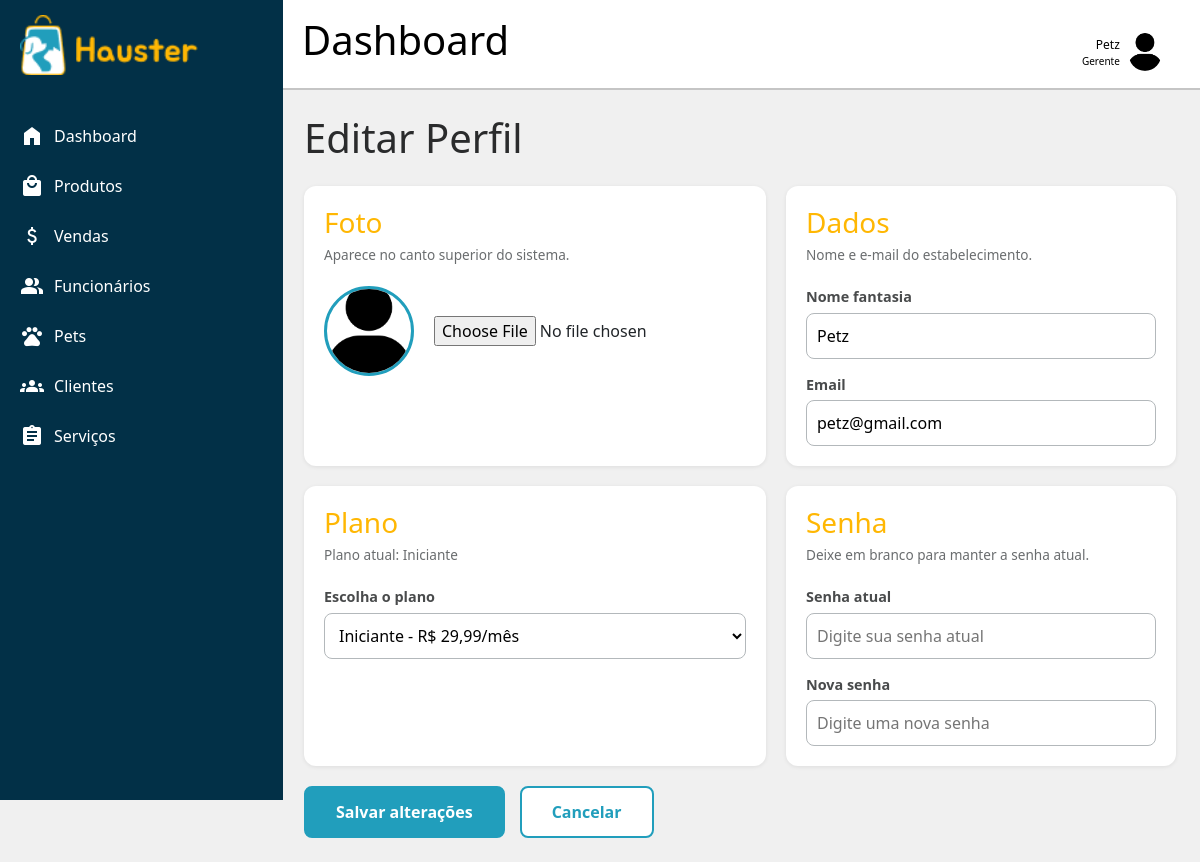
Screenshot of /dashboard.php?pagina=editar-perfil&idestabelecimento=18 (signed in) with the database file from the repository.
### tables this page shows
CREATE TABLE IF NOT EXISTS `estabelecimento` (
  `idestabelecimento` int(11) NOT NULL AUTO_INCREMENT,
  `nome_fantasia` varchar(45) NOT NULL,
  `cnpj` varchar(14) NOT NULL DEFAULT '',
  `email` varchar(45) NOT NULL,
  `senha` varchar(255) NOT NULL,
  `foto` varchar(255) DEFAULT NULL,
  `planos_idplanos` INT NOT NULL,
  PRIMARY KEY (`idestabelecimento`),
  UNIQUE KEY `cnpj_UNIQUE` (`cnpj`),
  CONSTRAINT fk_estabelecimento_planos1 FOREIGN KEY (planos_idplanos) REFERENCES planos (idplanos) ON DELETE NO ACTION ON UPDATE NO ACTION
);

CREATE TABLE IF NOT EXISTS planos (
  idplanos int(11) NOT NULL AUTO_INCREMENT,
  nome varchar(45) NOT NULL,  
  preco decimal(10,2) NOT NULL,
  PRIMARY KEY (idplanos)
);

### dashboard/editar-perfil.php (the view, shortened to what this page needs)
<?php
$estabelecimento_id = $_SESSION['estabelecimento_id'];
    $stmt02 = $conexao->prepare("SELECT * FROM estabelecimento WHERE idestabelecimento = :id");
    $stmt02->execute([':id' => $estabelecimento_id]);
    $perfil = $stmt02->fetch();
    $planos = $conexao->query("SELECT idplanos, nome, preco FROM planos ORDER BY preco")->fetchAll();
$plano_atual = '';
foreach ($planos as $p) {
    if ($p['idplanos'] == $perfil['planos_idplanos']) {
        $plano_atual = $p['nome'];
    }
}
$foto_perfil = !empty($perfil['foto']) ? $perfil['foto'] : 'foto_padrao.png';
?>
<main class="content">
    <div class="perfil-pagina">
        <h1 class="perfil-titulo">Editar Perfil</h1>
        <form method="POST" action="dashboard.php?pagina=editar-perfil&idestabelecimento=<?= $perfil['idestabelecimento'] ?>" enctype="multipart/form-data">
            <div class="perfil-grid">
            <div class="perfil-secao">
                <div class="perfil-secao-info">
                    <h3>Foto</h3>
                    <p>Aparece no canto superior do sistema.</p>
                </div>
                <div class="perfil-secao-campos">
                    <div class="perfil-foto-linha">
                        <img src="assets/<?= htmlspecialchars($foto_perfil) ?>" alt="Foto do estabelecimento" class="perfil-foto">
                        <input type="file" name="foto" id="foto" accept="image/png, image/jpeg, image/webp">
                    </div>
                </div>
            </div>
            <div class="perfil-secao">
                <div class="perfil-secao-info">
                    <h3>Dados</h3>
                    <p>Nome e e-mail do estabelecimento.</p>
                </div>
                <div class="perfil-secao-campos">
                    <div class="perfil-campo">
                        <label for="nome_fantasia">Nome fantasia</label>
                        <input type="text" id="nome_fantasia" name="nome_fantasia" required value="<?= htmlspecialchars($perfil['nome_fantasia']) ?>">
                    </div>
                    <div class="perfil-campo">
                        <label for="email">Email</label>
                        <input type="email" id="email" name="email" value="<?= htmlspecialchars($perfil['email']) ?>">
                    </div>
                </div>
            </div>
            <div class="perfil-secao">
                <div class="perfil-secao-info">
                    <h3>Plano</h3>
                    <p>Plano atual: <?= htmlspecialchars($plano_atual) ?></p>
                </div>
                <div class="perfil-secao-campos">
                    <div class="perfil-campo">
                        <label for="plano">Escolha o plano</label>
                        <select id="plano" name="plano" required>
                            <?php foreach ($planos as $p): ?>
                                <option value="<?= $p['idplanos'] ?>" <?= $p['idplanos'] == $perfil['planos_idplanos'] ? 'selected' : '' ?>>
                                    <?= htmlspecialchars($p['nome']) ?> - R$ <?= number_format($p['preco'], 2, ',', '.') ?>/mês
                                </option>
                            <?php endforeach; ?>
                        </select>
                    </div>
                </div>
            </div>
            <div class="perfil-secao">
                <div class="perfil-secao-info">
                    <h3>Senha</h3>
                    <p>Deixe em branco para manter a senha atual.</p>
                </div>
                <div class="perfil-secao-campos">
                    <div class="perfil-campo">
                        <label for="senha">Senha atual</label>
                        <input type="password" id="senha" name="senha" placeholder="Digite sua senha atual">
                    </div>
                    <div class="perfil-campo">
                        <label for="nova_senha">Nova senha</label>
                        <input type="password" id="nova_senha" name="nova_senha" placeholder="Digite uma nova senha">
                    </div>
                </div>
            </div>
            </div>
            <div class="perfil-barra">
                <button type="submit" class="perfil-salvar">Salvar alterações</button>
                <a href="dashboard.php?pagina=home" class="perfil-cancelar">Cancelar</a>
            </div>
        </form>
    </div>
</main>

### css/side-bar.css (style rules this page uses)
:root { --branco: #ffff; --preto: #000000; --primaria-100: #B0E8FE; --primaria-200: #2CC7EC; --primaria-base: #219EBC; --primaria-400: #16778E; --primaria-500: #0C5262; --primaria-600: #042F3A; --primaria-700: #011319; --secundaria-100: #FFE9D2; --secundaria-base: #FFB703; --secundaria-300: #CE9300; --secundaria-400: #9E7000; --secundaria-500: #714F00; --secundaria-600: #473000; --secundaria-700: #211500; --cinza-100: #F0F0F0; --cinza-200: #B3B8BB; --cinza-base: #8E9294; --cinza-400: #6A6D6F; --cinza-500: #494B4C; --cinza-600: #2A2B2C; --cinza-700: #101111; --fundo: #023047; --font: "Inter"; }
* { margin: 0; padding: 0; border: none; box-sizing: border-box; }
html, body { height: 100%; font-family: "Inter", Helvetica, sans-serif; }
.dashboard { display: grid; grid-template-areas: "sidebar topbar" "sidebar content"; grid-template-columns: 280px 1fr; grid-template-rows: 90px 1fr; height: 100vh; background-color: var(--cinza-100); }
.content { grid-area: content; padding: 1.5rem; }

### dashboard/css/editar-perfil.css (style rules this page uses)
.perfil-pagina { max-width: 1000px; margin: 0 auto; }
.perfil-titulo { margin-bottom: 1.5rem; color: var(--cinza-600); }
.perfil-grid { display: grid; grid-template-columns: 1fr 1fr; gap: 20px; margin-bottom: 20px; }
.perfil-secao { display: flex; flex-direction: column; gap: 5px; padding: 20px; background-color: var(--branco); border-radius: 12px; box-shadow: 0 1px 4px rgba(0, 0, 0, 0.08); }
.perfil-secao-info { width: 100%; }
.perfil-secao-info h3 { margin-bottom: 5px; color: var(--secundaria-base); }
.perfil-secao-info p { font-size: 0.85rem; color: var(--cinza-400); }
.perfil-secao-campos { flex: 1; display: flex; flex-direction: column; gap: 15px; }
.perfil-foto-linha { display: flex; align-items: center; gap: 20px; }
.perfil-foto { width: 90px; height: 90px; object-fit: cover; border-radius: 50%; border: 3px solid var(--primaria-base); }
.perfil-campo { display: flex; flex-direction: column; gap: 5px; }
.perfil-campo label { font-size: 0.9rem; font-weight: bold; color: var(--cinza-500); }
.perfil-campo input, .perfil-campo select { padding: 10px; border: 1px solid var(--cinza-200); border-radius: 8px; background-color: var(--branco); }
.perfil-barra { display: flex; justify-content: flex-start; gap: 15px; }
.perfil-barra button, .perfil-barra a { display: flex; justify-content: center; align-items: center; padding: 12px 30px; border-radius: 8px; border: 2px solid var(--primaria-base); font-weight: bold; text-decoration: none; cursor: pointer; }
.perfil-salvar { background-color: var(--primaria-base); color: var(--branco); }
.perfil-cancelar { background-color: var(--branco); color: var(--primaria-base); }

### rows the page displays
estabelecimento: foto (picture), nome_fantasia "Petz", email "petz@gmail.com", plano "Iniciante - R$ 29,99/mês"
planos: nome "Iniciante"

### other values shown
$texto "Dashboard"
$texto "Produtos"
$texto "Vendas"
$texto "Funcionários"
$texto "Pets"
$texto "Clientes"
$texto "Serviços"
$titulo_pagina "Dashboard"
$nome_exibido "Petz"
$cargo_exibido "Gerente"
